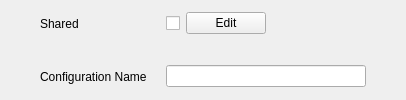
        <widget class="QWidget" name="configurationWidget" native="true">
         <layout class="QVBoxLayout" name="verticalLayout_9">
          <property name="leftMargin">
           <number>0</number>
          </property>
          <property name="topMargin">
           <number>0</number>
          </property>
          <property name="rightMargin">
           <number>0</number>
          </property>
          <property name="bottomMargin">
           <number>0</number>
          </property>
          <item>
           <widget class="QWidget" name="connectedWidget" native="true">
            <layout class="QHBoxLayout" name="horizontalLayout_10">
             <property name="leftMargin">
              <number>0</number>
             </property>
             <property name="topMargin">
              <number>0</number>
             </property>
             <property name="rightMargin">
              <number>0</number>
             </property>
             <property name="bottomMargin">
              <number>0</number>
             </property>
             <item>
              <spacer name="horizontalSpacer_38">
               <property name="orientation">
                <enum>Qt::Horizontal</enum>
               </property>
               <property name="sizeType">
                <enum>QSizePolicy::Fixed</enum>
               </property>
               <property name="sizeHint" stdset="0">
                <size>
                 <width>40</width>
                 <height>20</height>
                </size>
               </property>
              </spacer>
             </item>
             <item>
              <widget class="QLabel" name="label_24">
               <property name="minimumSize">
                <size>
                 <width>120</width>
                 <height>0</height>
                </size>
               </property>
               <property name="text">
                <string>Shared</string>
               </property>
               <property name="indent">
                <number>-1</number>
               </property>
              </widget>
             </item>
             <item>
              <widget class="QCheckBox" name="connectedCheckBox">
               <property name="text">
                <string/>
               </property>
              </widget>
             </item>
             <item>
              <widget class="QPushButton" name="editPropPushButton">
               <property name="text">
                <string>Edit</string>
               </property>
              </widget>
             </item>
             <item>
              <spacer name="horizontalSpacer_20">
               <property name="orientation">
                <enum>Qt::Horizontal</enum>
               </property>
               <property name="sizeHint" stdset="0">
                <size>
                 <width>40</width>
                 <height>20</height>
                </size>
               </property>
              </spacer>
             </item>
            </layout>
           </widget>
          </item>
          <item>
           <widget class="QWidget" name="descriptionWidget" native="true">
            <layout class="QHBoxLayout" name="horizontalLayout_6">
             <property name="leftMargin">
              <number>0</number>
             </property>
             <property name="topMargin">
              <number>0</number>
             </property>
             <property name="rightMargin">
              <number>0</number>
             </property>
             <property name="bottomMargin">
              <number>0</number>
             </property>
             <item>
              <spacer name="horizontalSpacer_40">
               <property name="orientation">
                <enum>Qt::Horizontal</enum>
               </property>
               <property name="sizeType">
                <enum>QSizePolicy::Fixed</enum>
               </property>
               <property name="sizeHint" stdset="0">
                <size>
                 <width>40</width>
                 <height>20</height>
                </size>
               </property>
              </spacer>
             </item>
             <item>
              <widget class="QLabel" name="label_8">
               <property name="minimumSize">
                <size>
                 <width>120</width>
                 <height>0</height>
                </size>
               </property>
               <property name="text">
                <string>Configuration Name</string>
               </property>
               <property name="margin">
                <number>0</number>
               </property>
               <property name="indent">
                <number>-1</number>
               </property>
              </widget>
             </item>
             <item>
              <widget class="QLineEdit" name="descriptionLineEdit">
               <property name="minimumSize">
                <size>
                 <width>200</width>
                 <height>0</height>
                </size>
               </property>
              </widget>
             </item>
             <item>
              <spacer name="horizontalSpacer">
               <property name="orientation">
                <enum>Qt::Horizontal</enum>
               </property>
               <property name="sizeHint" stdset="0">
                <size>
                 <width>40</width>
                 <height>20</height>
                </size>
               </property>
              </spacer>
             </item>
            </layout>
           </widget>
          </item>
         </layout>
        </widget>
